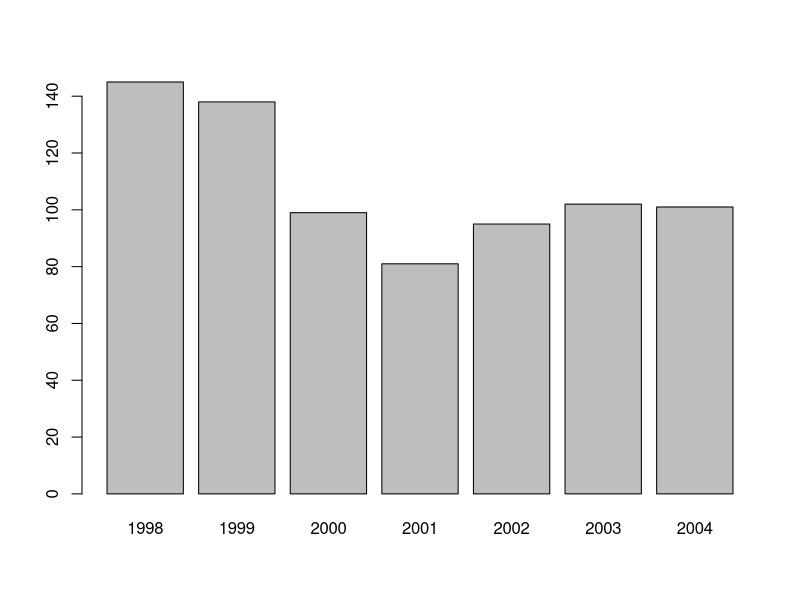
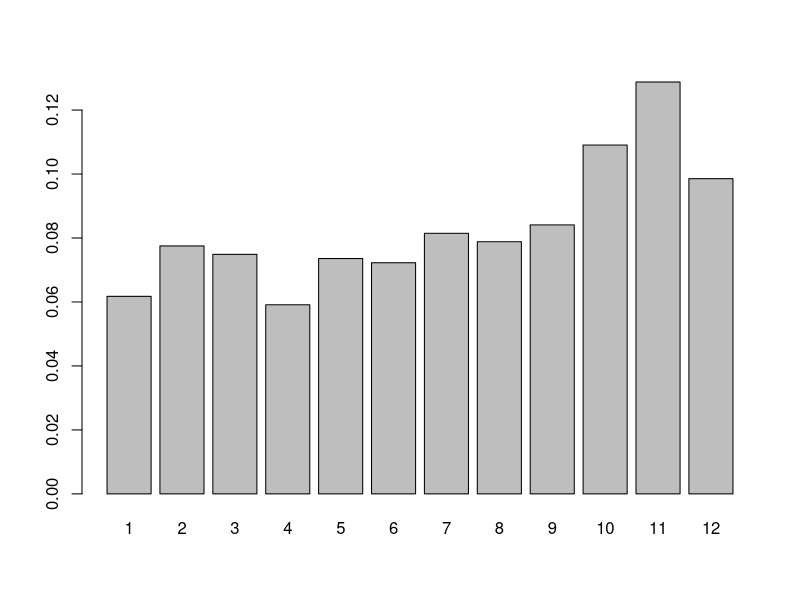
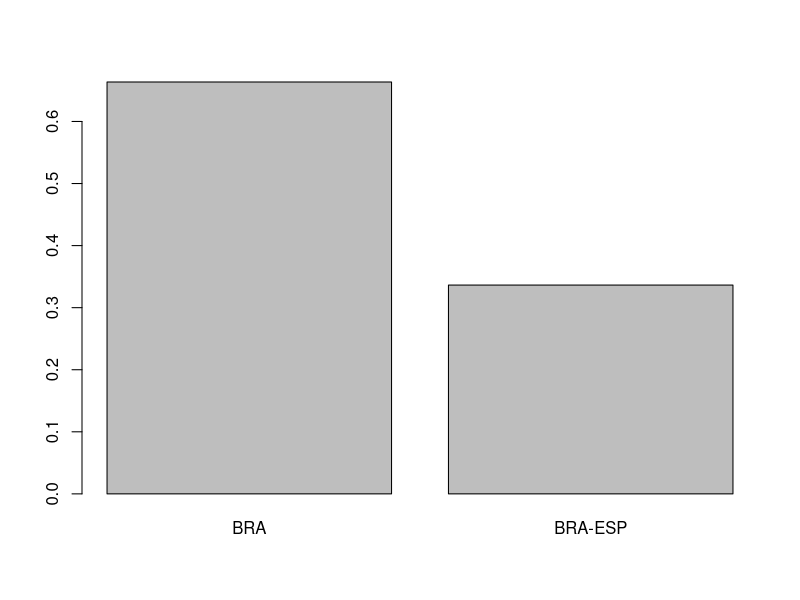
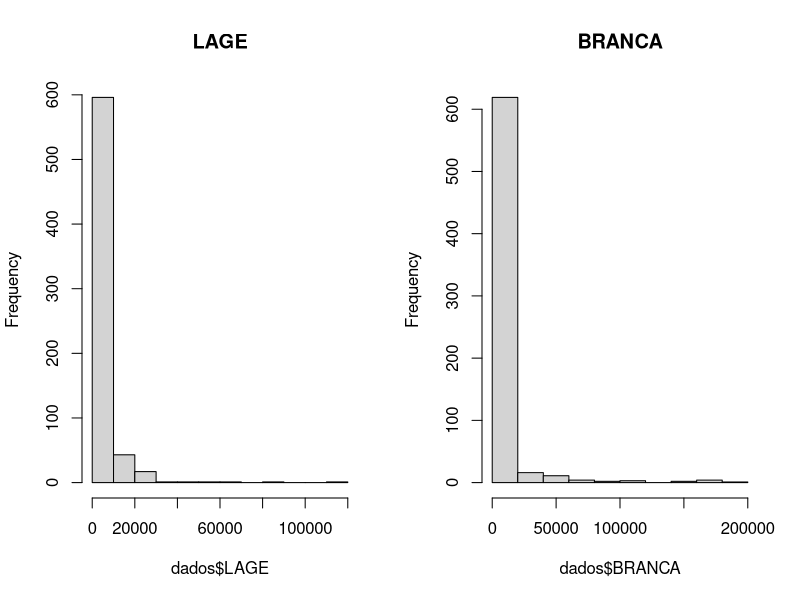
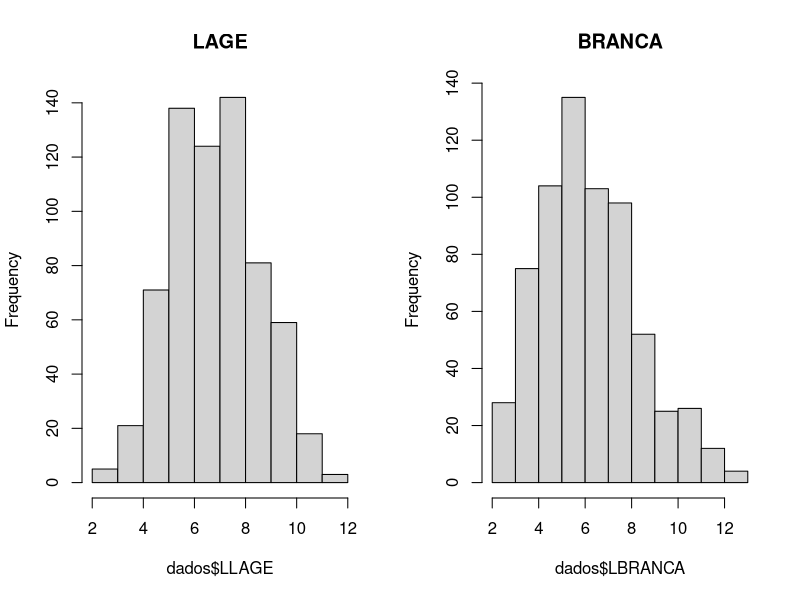
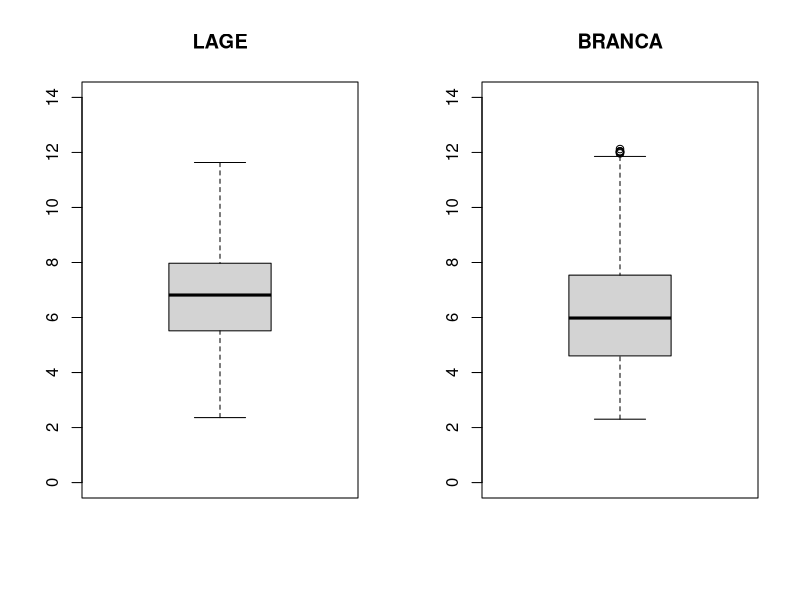
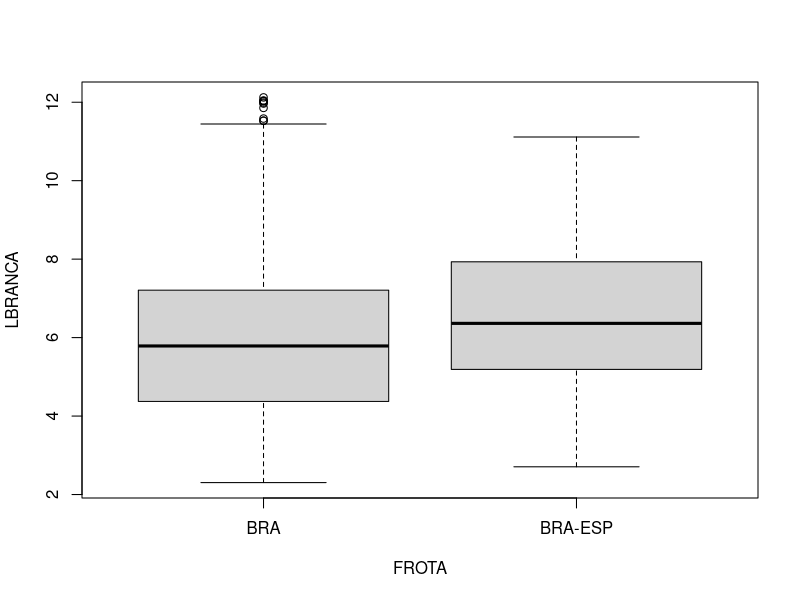
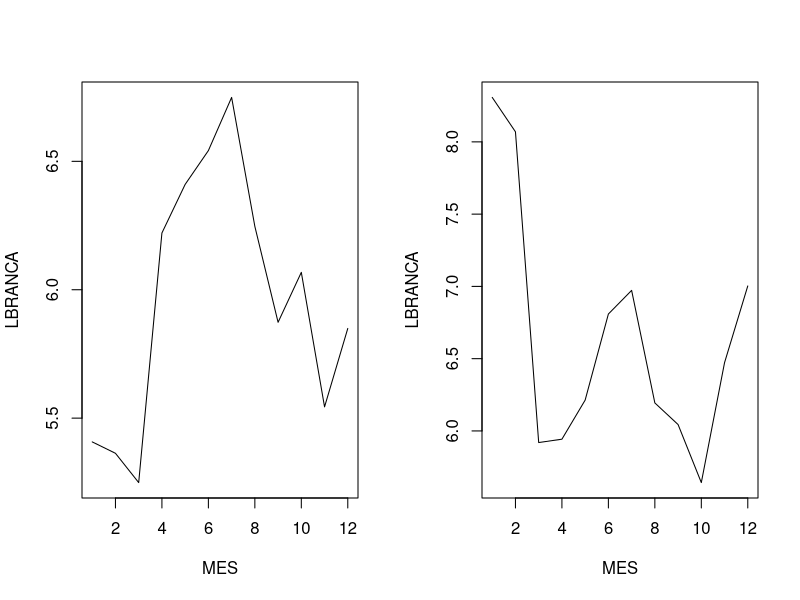

The R script that drew these images, in order:
##======================================================================
## Estatística Computacional I
## Curso de Estatística - 2017/2
## Prof. Fernando Mayer                                LEG - DEST - UFPR
##======================================================================

##======================================================================
##
## Nome:                                    GRR:
## Nome:                                    GRR:
##
##======================================================================

##======================================================================
## Segunda prova - 07/11/2017
##
## Instruções:
##
## - responda com os comandos necessários para executar o que se pede
## - digite os comandos na linha logo abaixo da pergunta
## - não insira mais linhas em branco entre uma pergunta e outra
## - linhas separadas por "===" são seções e indicam a variável que deve
##   ser considerada. Todos as perguntas dentro de uma seção se referem
##   apenas àquela variável mencionada
##
##======================================================================

##======================================================================
##
## Descrição dos dados:
##
## Os dados desta planilha se referem as capturas de duas espécies de
## atum: albacora-lage (LAGE) e albacora-branca (BRANCA), por barcos de
## espinhel de superfície no Oceano Atlântico Sul. As variáveis são:
##
## FROTA: país ao qual pertence a frota pesqueira (BRA: Brasil; BRA-ESP:
## Brasil arrendado pela Espanha)
## ANO: ano da captura
## MES: mês da captura
## LAT: latitude da captura
## LON: longitude da captura
## EFF: esforço de pesca (número de anzóis)
## LAGE: captura (kg) de albacora-lage
## BRANCA: captura (kg) de albacora-branca
##
##======================================================================

##======================================================================
## Início das questões
##======================================================================

##======================================================================
## Importação e conferência dos dados

## Importe os dados
dados <- read.table("dados_atum.csv", header = TRUE,
                    sep = ";", dec = ",")

## Verifique a estrutura dos dados importados
str(dados)

## Faça um sumário estatístico do objeto de dados
summary(dados)

## Classifique todas as variáveis do conjunto de dados
## Escreva aqui em forma de comentário, uma linha para cada variável
## Exemplo:
## var1: qualitativa ordinal

## FROTA: qualitativa nominal
## ANO: quantitativa discreta
## MES: quantitativa discreta
## EFF: quantitativa discreta
## LAGE: quantitativa contínua
## BRANCA: quantitativa contínua

##======================================================================
## Variável ANO

## Mostre quantos anos existem na amostra
length(unique(dados$ANO))

## Frequência absoluta com soma marginal
addmargins(table(dados$ANO))

## Gráfico de barras com as frequências absolutas
barplot(table(dados$ANO))

##======================================================================
## Variável MES

## Frequência relativa com a soma marginal
addmargins(prop.table(table(dados$MES)))

## Gráfico de barras com as frequências relativas
barplot(prop.table(table(dados$MES)))

## Crie uma nova variável chamada TRIM, para representar os trimestres
## de cada ano, de acordo com o mês. Isto é:
## Se MES for igual a 1, 2, ou 3 o TRIM deve ser 1
## Se MES for igual a 4, 5, ou 6 o TRIM deve ser 2
## Se MES for igual a 7, 8, ou 9 o TRIM deve ser 3
## Se MES for igual a 10, 11, ou 12 o TRIM deve ser 4
dados$TRIM <- 1
dados$TRIM[dados$MES %in% c(4, 5, 6)] <- 2
dados$TRIM[dados$MES %in% c(7, 8, 9)] <- 3
dados$TRIM[dados$MES %in% c(10, 11, 12)] <- 4

## Faça duas tabelas de frequência (absoluta), uma para MES e outra para
## TRIM e confira o resultado
table(dados$TRIM)
table(dados$MES)

## Faça uma tabela de frequência entre MES e TRIM
with(dados, table(MES, TRIM))

##======================================================================
## Variável FROTA

## Frequência absoluta com a soma marginal
addmargins(table(dados$FROTA))

## Gráfico de barras com as frequências relativas
barplot(prop.table(table(dados$FROTA)))

##======================================================================
## Variáveis LAGE e BRANCA

## Faça um histograma para cada espécie, lado-a-lado, na mesma janela
## gráfica
par(mfrow = c(1, 2))
hist(dados$LAGE, main = "LAGE")
hist(dados$BRANCA, main = "BRANCA")
par(mfrow = c(1, 1))

## Através do histograma, percebe-se que a distribuição das duas
## espécies é extremamente assimétrica. Para tornar essas distribuições
## simétricas podemos transformar as variáveis usando o log. Crie duas
## novas colunas, LLAGE e LBRANCA, cada uma sendo o log da respectiva
## espécie.
dados$LLAGE <- log(dados$LAGE)
dados$LBRANCA <- log(dados$BRANCA)

## Faça novamente um histograma para cada espécie (na mesma janela,
## lado-a-lado) com essas novas variáveis (LLAGE e LBRANCA)
par(mfrow = c(1, 2))
hist(dados$LLAGE, main = "LAGE")
hist(dados$LBRANCA, main = "BRANCA")
par(mfrow = c(1, 1))

## Faça dois boxplots (na mesma janela, lado-a-lado), para LLAGE e
## LBRANCA, fixando a amplitude do eixo Y (deixando os dois gráficos na
## mesma escala para que fiquem comparáveis)
range(dados$LLAGE, na.rm = TRUE)
range(dados$LBRANCA, na.rm = TRUE)
par(mfrow = c(1, 2))
boxplot(dados$LLAGE, ylim = c(0, 14), main = "LAGE")
boxplot(dados$LBRANCA, ylim = c(0, 14), main = "BRANCA")
par(mfrow = c(1, 1))

## Calcule a média de LLAGE e LBRANCA para cada MES
aggregate(cbind(LLAGE, LBRANCA) ~ MES, data = dados, mean)

## Calcule a média de LLAGE e LBRANCA para cada MES e FROTA
aggregate(cbind(LLAGE, LBRANCA) ~ MES + FROTA, data = dados, mean)

##======================================================================
## Variável LBRANCA (log de BRANCA)

## Máximo e mínimo
range(dados$LBRANCA, na.rm = TRUE)

## Mediana
median(dados$LBRANCA, na.rm = TRUE)

## Média
mean(dados$LBRANCA, na.rm = TRUE)

## Desvio-padrão
sd(dados$LBRANCA, na.rm = TRUE)

## Amplitude
diff(range(dados$LBRANCA, na.rm = TRUE))

## Média de LBRANCA por FROTA
with(dados, tapply(LBRANCA, FROTA, mean, na.rm = TRUE))

## Média de LBRANCA por ANO e FROTA
with(dados, tapply(LBRANCA, list(ANO, FROTA), mean, na.rm = TRUE))

## Boxplot de LBRANCA por FROTA (um único gráfico)
boxplot(LBRANCA ~ FROTA, data = dados)

##======================================================================
## Média de LBRANCA por MES e FROTA

## Crie um novo objeto (data.frame) com três colunas: MES, FROTA, e
## média de LBRANCA para cada mês e frota
novo <- aggregate(LBRANCA ~ MES + FROTA, dados, mean)

## Faça dois gráficos de dispersão lado-a-lado (ne mesma janela) com a
## relação da média de LBRANCA para cada MES, onde cada um dos dois
## gráficos se refere a uma frota.
## Faça os gráficos com linha (veja o argumento 'type' de ?plot)
par(mfrow = c(1,2))
plot(LBRANCA ~ MES, novo, subset = FROTA == "BRA", type = "l")
plot(LBRANCA ~ MES, novo, subset = FROTA == "BRA-ESP", type = "l")
par(mfrow = c(1,1))
